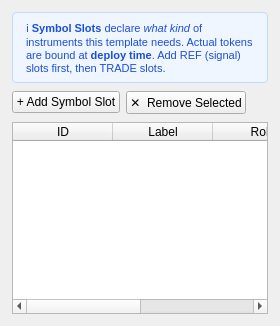
     <widget class="QWidget" name="symbolsTab">
      <attribute name="title"><string>2. Symbols</string></attribute>
      <layout class="QVBoxLayout" name="symbolsVLayout">
       <property name="leftMargin"><number>12</number></property>
       <property name="topMargin"><number>12</number></property>
       <property name="rightMargin"><number>12</number></property>
       <property name="bottomMargin"><number>12</number></property>
       <property name="spacing"><number>8</number></property>

       <item>
        <widget class="QLabel" name="symbolsInfoLabel">
         <property name="text"><string>&#x2139;  &lt;b&gt;Symbol Slots&lt;/b&gt; declare &lt;i&gt;what kind&lt;/i&gt; of instruments this template needs.  Actual tokens are bound at &lt;b&gt;deploy time&lt;/b&gt;.  Add REF (signal) slots first, then TRADE slots.</string></property>
         <property name="wordWrap"><bool>true</bool></property>
         <property name="styleSheet"><string notr="true">background:#eff6ff; color:#1d4ed8; font-size:11px; padding:7px 10px; border:1px solid #bfdbfe; border-radius:4px;</string></property>
        </widget>
       </item>

       <item>
        <layout class="QHBoxLayout" name="symbolsToolbar">
         <property name="spacing"><number>6</number></property>
         <item>
          <widget class="QPushButton" name="addSymbolBtn">
           <property name="text"><string>+ Add Symbol Slot</string></property>
          </widget>
         </item>
         <item>
          <widget class="QPushButton" name="removeSymbolBtn">
           <property name="text"><string>✕  Remove Selected</string></property>
          </widget>
         </item>
         <item>
          <spacer><property name="orientation"><enum>Qt::Horizontal</enum></property><property name="sizeHint" stdset="0"><size><width>0</width><height>0</height></size></property></spacer>
         </item>
        </layout>
       </item>

       <item>
        <widget class="QTableWidget" name="symbolsTable">
         <property name="selectionBehavior"><enum>QAbstractItemView::SelectRows</enum></property>
         <property name="editTriggers"><set>QAbstractItemView::DoubleClicked|QAbstractItemView::SelectedClicked</set></property>
         <property name="alternatingRowColors"><bool>true</bool></property>
         <property name="showGrid"><bool>false</bool></property>
         <property name="cornerButtonEnabled"><bool>false</bool></property>
         <column><property name="text"><string>ID</string></property></column>
         <column><property name="text"><string>Label</string></property></column>
         <column><property name="text"><string>Role</string></property></column>
         <column><property name="text"><string>Segment</string></property></column>
        </widget>
       </item>

      </layout>
     </widget>
